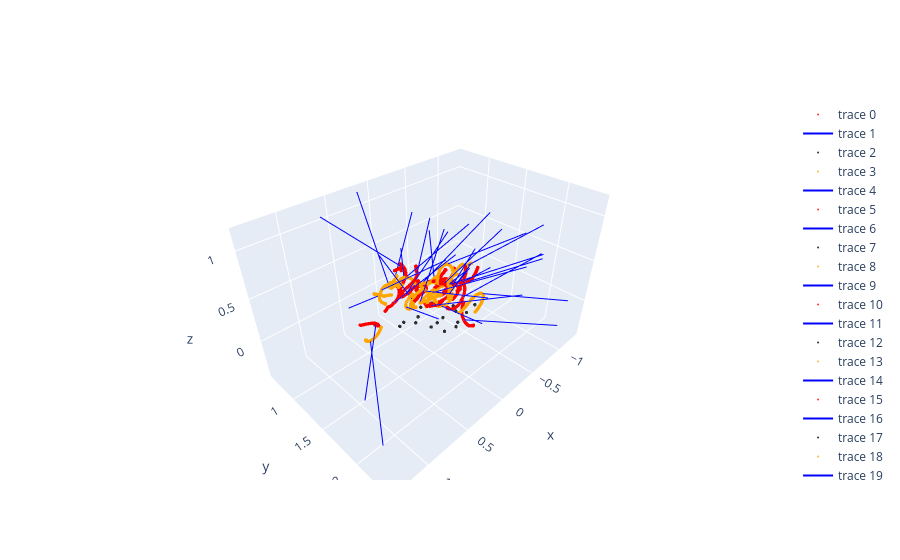

Notebook source saved alongside this figure:
### Markdown cell above
### Overview #10
TESTING: Drawing left and right controller with headset position and avg direction for each subject session in a single gesture.

### To Do
* Edit variables 'gesture' to any key in the dictionary and 'gesture_index' to its corresponding index

### Code cell
gesture = "RotRightZ"
gesture_index = 9

fig_1 = go.Figure()

for file_num, file_path in enumerate(gesture_dict[gesture][0]):
    df = pd.read_csv(file_path)
    remove_strokes(df, gesture_index, file_num)
    filtered_df_L = get_cleaned_df(df, 1, 'l')
    filtered_df_R = get_cleaned_df(df, 1, 'r')

    if (len(filtered_df_L) != 0):
        data_sample = [] # original data of the chosen sample; 21 lists
        for col in selected_columns:
            data_sample.append(filtered_df_L[col].tolist())

        # 3.1
        #r_handed_data_sample = left_to_right_handed(data_sample=data_sample, selected_columns=selected_columns)
        # 3.2
        directional_data_sample = quaternion_to_direction(r_handed_data_sample=data_sample, selected_columns=selected_columns)
        # 3.3
        #egocentric_data_sample = world_to_headspace(directional_data_sample=directional_data_sample, directional_data_names=directional_data_names)

        pts_from_3_2 = (list(zip(directional_data_sample[6], directional_data_sample[7], directional_data_sample[8])))
        directions_from_3_2 = (list(zip(directional_data_sample[9], directional_data_sample[10], directional_data_sample[11])))
        
        n = len(pts_from_3_2)
        avg_direction_from_3_2 = get_avg_direction(directions_from_3_2)
        
        # Plot stroke
        plot_markers(fig_1, pts_from_3_2, 'red')
        # Plot direction: median point + avg direction vector
        plot_line(fig_1, [pts_from_3_2[n//2]] + [tuple(a + b for a, b in zip(pts_from_3_2[n//2], avg_direction_from_3_2))], 'blue')
        # Plot head translation
        plot_markers(fig_1, [(np.sum(directional_data_sample[12])/len(directional_data_sample[12]), np.sum(directional_data_sample[13])/len(directional_data_sample[13]), np.sum(directional_data_sample[14])/len(directional_data_sample[14]))], 'black')



        # Plotting right controller
        data_sample = [] # original data of the chosen sample; 21 lists
        for col in selected_columns:
            data_sample.append(filtered_df_R[col].tolist())

        # 3.1
        #r_handed_data_sample = left_to_right_handed(data_sample=data_sample, selected_columns=selected_columns)
        # 3.2
        directional_data_sample = quaternion_to_direction(r_handed_data_sample=data_sample, selected_columns=selected_columns)
        # 3.3
        #egocentric_data_sample = world_to_headspace(directional_data_sample=directional_data_sample, directional_data_names=directional_data_names)

        pts_from_3_2 = (list(zip(directional_data_sample[0], directional_data_sample[1], directional_data_sample[2])))
        directions_from_3_2 = (list(zip(directional_data_sample[3], directional_data_sample[4], directional_data_sample[5])))
        n = len(pts_from_3_2)
        avg_direction_from_3_2 = get_avg_direction(directions_from_3_2)

        # Plot stroke
        plot_markers(fig_1, pts_from_3_2, 'orange')
        # Plot direction
        plot_line(fig_1, [pts_from_3_2[n//2]] + [tuple(a + b for a, b in zip(pts_from_3_2[n//2], avg_direction_from_3_2))], 'blue')

fig_1.show()
